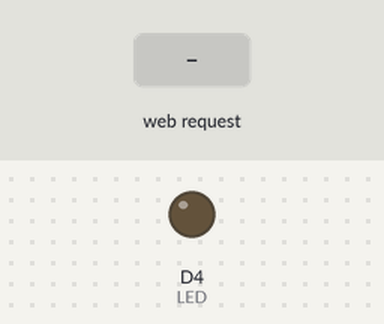
This sketch was run on a simulated ESP8266 (NodeMCU). Shown: output pins drawn as LEDs (lit = HIGH). The test bench sets the inputs (shaded band). WiFi joins after 1.5 s; servers stay silent unless stated; what the sketch prints to the serial monitor is not drawn.

Above: at 2.7 s.
2.8 s: HTTP request GET /readADC received
At 4.7 s:
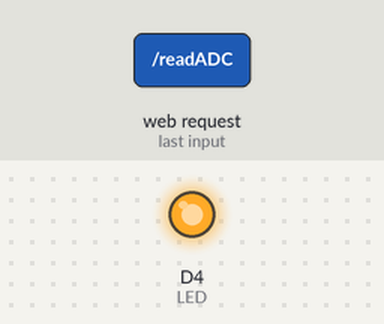
Timing chart, 0 to 6.2 s (numbered marks = the images above; inputs shaded):
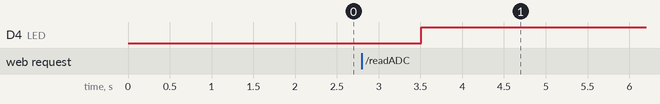

The sketch:

DisplacementWeb.ino
```cpp
//Include Lib for Arduino to Nodemcu
#include <SoftwareSerial.h>
#include <ArduinoJson.h>

#include <ESP8266WiFi.h>
#include <WiFiClient.h>
#include <ESP8266WebServer.h>

//Our HTML webpage contents with javascripts
//#include "readingsIndex.h"
#include "index.h"

SoftwareSerial nodemcu(D6, D5);
#define LED 2        //On board LED

//SSID and Password of your WiFi router
const char* ssid = "SSID HERE";
const char* password = "PASSWORD";


ESP8266WebServer server(80); //Server on port 80

//===============================================================
// This routine is executed when you open its IP in browser
//===============================================================
void handleRoot() {
  String s = MAIN_page; //Read HTML contents
  server.send(200, "text/html", s); //Send web page
}

float x, y, z;

void handleADC() {
  String JSONdata = "{\"xVal\":\"" + String(x) + "\", \"yVal\":\"" + String(y) + "\", \"zVal\":\"" + String(z) + "\"}";

  digitalWrite(LED, !digitalRead(LED)); //Toggle LED on data request ajax
  server.send(200, "text/plane", JSONdata); //Send x,y and Z JSON to client ajax request
}

void setup()
{
  Serial.begin(115200);
  nodemcu.begin(115200);
  while (!Serial) continue;

  WiFi.begin(ssid, password);     //Connect to your WiFi router
  Serial.println("");

  //Onboard LED port Direction output
  pinMode(LED, OUTPUT);

  // Wait for connection
  while (WiFi.status() != WL_CONNECTED) {
    delay(500);
    Serial.print(".");
  }

  //If connection successful show IP address in serial monitor
  Serial.println("");
  Serial.print("Connected to ");
  Serial.println(ssid);
  Serial.print("IP address: ");
  Serial.println(WiFi.localIP());  //IP address assigned to your ESP

  server.on("/", handleRoot);      //Which routine to handle at root location. This is display page
  server.on("/readADC", handleADC); //This page is called by java Script AJAX

  server.begin();                  //Start server
  Serial.println("HTTP server started");
}

void loop()
{
  server.handleClient();          //Handle client requests

  StaticJsonBuffer<1000> jsonBuffer;
  JsonObject& data = jsonBuffer.parseObject(nodemcu);

  if (data == JsonObject::invalid()) {
    //Serial.println("Invalid Json Object");
    jsonBuffer.clear();
    return;
  }

  x = data["x"];
  y = data["y"];
  z = data["z"];

  Serial.print("Xa= ");
  Serial.print(x);
  Serial.print("   Ya= ");
  Serial.print(y);
  Serial.print("   Za= ");
  Serial.println(z);

  delay(100);
}
```

index.h
```cpp
const char MAIN_page[] PROGMEM = R"=====(
<!DOCTYPE html>
<html lang="en">

<head>
    <meta charset="UTF-8">
    <meta http-equiv="X-UA-Compatible" content="IE=edge">
    <meta name="viewport" content="width=device-width, initial-scale=1.0">
    <title>Document</title>
    <script src="https://cdn.jsdelivr.net/npm/chart.js"></script>
    <style>
        body {
            height: 100vh;
            width: auto;
            margin: auto;
            text-align: center;
            display: flex;
            flex-direction: column;
            font-family: Rockwell;
        }

        .content {
            background-image: url('https://www.matematiksel.org/wp-content/uploads/2017/03/deprem.jpg?ezimgfmt=rs%3Adevice%2Frscb220-1');
            height: 100vh;
            color: white;
            flex: 1;
            background-size: cover;
            overflow: auto;
        }

        table {
            width: 100%;
            font-size: 24px;
            margin: 10px 20px;
        }

        td,
        th {
            text-align: center;
            padding: 4px 0;
        }

        p {
            font-size: 18px;
            padding-top: 10px;
        }

        .readings-container {
            background: rgba(65, 65, 65, 0.7);
            border-radius: 25px;
            margin: 0 10px;
        }

        .chart-container {
            width: auto;
            height: 200px;
        }

        .chart-container p {
            margin: 5px 0;
        }

        canvas {
            border: black 1px solid;
            background-color: white;
            margin-top: 10px;
            width: auto;
        }
    </style>
</head>

<body>

    <div class="header">
        <!-- <img src="http://www.ndmu.edu.ph/wp-content/uploads/2015/12/cet-300x225.png" height="250px"> -->
        <h1>THE USE OF INTERNET OF THINGS (IOT) BASED ACCELEROMETER SENSOR <BR> AS STRUCTURAL HEALTH MONITORING DEVICE
        </h1>
        <!-- <img src="https://portal.ndmu.edu.ph/img/NDMU-Logo.png" height="250px"> -->
    </div>

    <div class="content">

        <div class="address">
            <h2> JMJ MARIST BROTHERS
                <br> NOTRE DAME OF MARBEL UNIVERSITY
                <br> CITY OF KORONADAL, SOUTH COTABATO
            </h2>
        </div>

        <div id="textData" style="width:49%; float:left">

            <h2>Acceleration of Structure</h2>
            <h3 style="font-style: italic;"> NOTE: 1g = 9.8 m/s²</h3>

            <div class="readings-container" id="currentRead">
                <P>Current Acceleration</P>
                <table id="currentReadings">
                    <tr>
                        <th> X (g) </th>
                        <th> Y (g) </th>
                        <th> Z (g) </th>
                    </tr>
                    <tr>
                        <td id="cX">0</td>
                        <td id="cY">0</td>
                        <td id="cZ">0</td>
                    </tr>
                </table>
            </div>

            <div class="readings-container" id="highestRead">
                <P>Highest Acceleration</P>
                <table id="highestReadings">
                    <tr>
                        <th> X (g) </th>
                        <th> Y (g) </th>
                        <th> Z (g) </th>
                    </tr>
                    <tr>
                        <td id="hX">0</td>
                        <td id="hY">0</td>
                        <td id="hZ">0</td>
                    </tr>
                </table>
            </div>

            <div class="readings-container" id="statusRead">
                <P>Acceleration Status</P>
                <table id="highestReadings" style="height:200px">
                    <tr>
                        <th>X</th>
                        <th>Y</th>
                        <th>Z</th>
                    </tr>
                    <tr>
                        <td id="sX">Normal</td>
                        <td id="sY">Moderate</td>
                        <td id="sZ">Dangerous</td>
                    </tr>
                </table>
            </div>


        </div>

        <div id="diagramData" style="width:49%; float:right; margin-right: 10px;">
            <!-- <h2>Plots</h2> -->
            <div class="chart-container">
                <canvas id="xChart" ></canvas>
            </div>
            <div class="chart-container">
                <canvas id="yChart"></canvas>
            </div>
            <div class="chart-container">
                <canvas id="zChart"></canvas>
            </div>

        </div>
    </div>

    <script>

        //Update data every 0.5 seconds
        setInterval(function () {
            getData();
        }, 100); //500mSeconds update rate

        function getData() {
            var xhttp = new XMLHttpRequest();
            xhttp.onreadystatechange = function () {
                if (this.readyState == 4 && this.status == 200) {
                    //Push the data in array
                    var txt = this.responseText;
                    var obj = JSON.parse(txt);

                    var xValue = obj.xVal;
                    var yValue = obj.yVal;
                    var zValue = obj.zVal;

                    updateReadings("cX", "hX", xValue);
                    updateReadings("cY", "hY", yValue);
                    updateReadings("cZ", "hZ", zValue);

                     updateChart(xChart, xValue);
                     updateChart(yChart, yValue);
                     updateChart(zChart, zValue);
                }
            };
            xhttp.open("GET", "readADC", true); //Handle readADC server on ESP8266
            xhttp.send();
        }

        function createChart(id) {
            const ctx = document.getElementById(id).getContext('2d');
            const createdChart = new Chart(ctx, {
                type: 'line',
                data: {
                    labels: [' '],
                    datasets: [{
                        borderWidth: 1,
                        radius: 0,
                        backgroundColor: 'black',
                        borderColor: 'black',
                        data: [0]
                    }]
                },
                options: {
                    scales: {
                        y: {
                            min: -2,
                            max: 2,
                        },
                        x: {
                            display: false

                        }
                    },
                    plugins: {
                        legend: false,
                        title: {
                            display: true,
                            text: id[0].toUpperCase()
                        }
                    },
                    responsive: true,
                    maintainAspectRatio: false
                }
            });

            return createdChart;
        }

        const xChart = createChart('xChart');
        const yChart = createChart('yChart');
        const zChart = createChart('zChart');


        function updateChart(chart, value) {
            chart.data.labels.push('');
            chart.data.datasets.forEach((dataset) => {
                dataset.data.push(value);
            });
            chart.update();
        }

        //update the current readings and the highest
        function updateReadings(currentId, highestId, value) {
            var currentPoint = document.getElementById(currentId);
            var highestPt = document.getElementById(highestId);

            currentPoint.innerHTML = value;

            if (Math.abs(Number(value)) >= Math.abs(Number(highestPt.innerHTML))) {
                highestPt.innerHTML = value;
            }
        }

    </script>

</body>

</html>
)=====";
```

Measured:
- after the input at 2.8 s, D4 (LED): LOW → HIGH after 0.71 s
